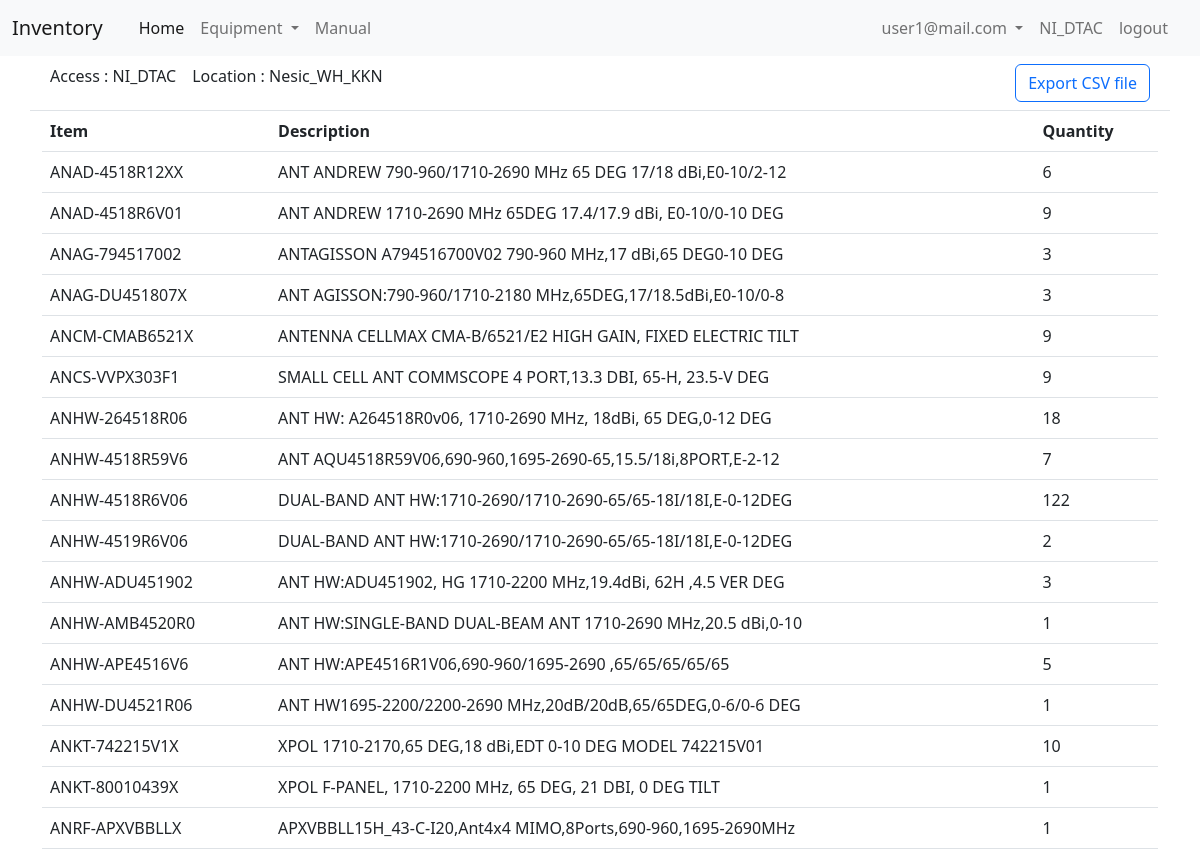
The page /equipment/NI_DTAC/Nesic_WH_KKN (signed in) on the database as committed earlier.
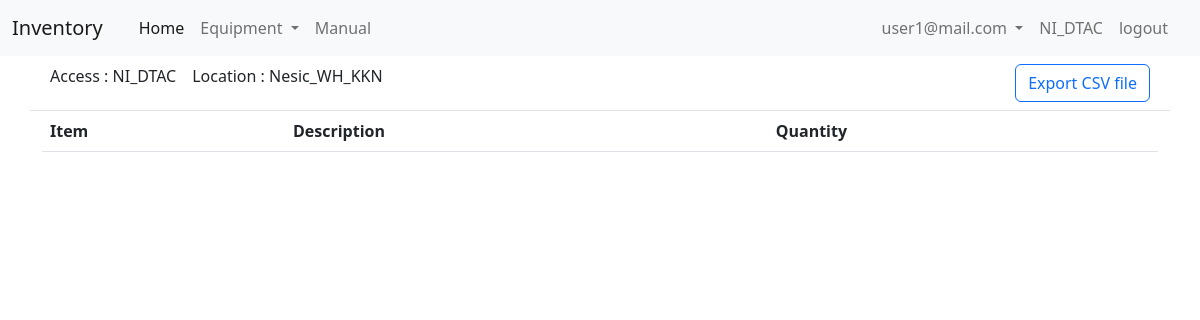
The same page on the database as committed later.
### tables this page shows
CREATE TABLE "tb_upload_csv" (
	"no"	INTEGER NOT NULL,
	"date_time"	TEXT,
	"rec_name"	TEXT,
	"rec_no"	TEXT,
	"item"	TEXT,
	"description"	REAL,
	"move_from"	TEXT,
	"move_to"	TEXT,
	"quantity"	INTEGER,
	"remark"	TEXT,
	"status"	TEXT,
	"access"	TEXT,
	"approve_draff"	TEXT,
	"approve_receive"	TEXT,
	PRIMARY KEY("no")
);

### app_equipment.py (the view)
@app_equipment.route('/equipment/<access>/<location>')
def page_view_equ_by_location(access, location):
    if "email" not in session:
        return redirect("/login")
    else:
        con = sqlite3.connect("db/db.db")
        cur = con.cursor()
        sql_1 = 'select item, description, move_from, move_to, status, access from tb_upload_csv where status = "received" and access = "{}" group by item'.format(access)
        curs = cur.execute(sql_1)
        result = curs.fetchall()
        result_1 = []
        for i in result:
            data = list(i)
            result_1.append(data)
        result_list = []
        for i in result_1:
            sql_2 = 'SELECT sum(quantity) FROM tb_upload_csv WHERE status = "received" and item = "{}" and move_to = "{}" and access = "{}"'.format(i[0], location, access)
            curs = cur.execute(sql_2)
            result_2 = curs.fetchall()
            result_2 = result_2[0][0]
            if result_2 == None:
                result_2 = 0
            sql_3 = 'SELECT sum(quantity) FROM tb_upload_csv WHERE status = "received" and item = "{}" and move_from = "{}" and access = "{}"'.format(i[0], location, access)
            curs = cur.execute(sql_3)
            result_3 = curs.fetchall()
            result_3 = result_3[0][0]
            if result_3 == None:
                result_3 = 0
            result_4 = result_2-result_3
            row = i
            row.append(result_4)
            result_list.append(row)
        result_list_cut_0 = []
        for k in result_list:
            if k[6] != 0:
                result_list_cut_0.append(k)
        dataset = result_list_cut_0
        list_for_csv = []
        for j in result_list_cut_0:
            row = j
            row.pop(5)
            row.pop(4)
            row.pop(3)
            row.pop(2)
            row.append(access)
            row.append(location)
            list_for_csv.append(row)
        filenamecsv = "{}_{}.csv".format(access, location)
        with open("static/files/export_csv/{}".format(filenamecsv), "w", newline = "") as f:
            fw = csv.writer(f)
            fw.writerow(["Item", "Description", "Quantity", "Access", "location"])
            for j in list_for_csv:
                fw.writerow(j)
        con.close()
        return render_template("equipment/equ_list_by_location.html", dataset=dataset, access=access, location=location)

### templates/equipment/equ_list_by_location.html (shortened to what this page needs)
<!DOCTYPE html>
<html lang="en">
<head>
    <link rel="stylesheet" href="/static/css/bootstrap_5-2-2.css">
</head>
<body>
    {% include "/menu.html" %}
    <div class="container d-flex">
        <div class="p-2">Access : {{access}}</div>
        <div class="p-2">Location : {{location}}</div>
        <div class="ms-auto p-2">
            <form action="/download" method="POST">
                <button type="submit" class="btn btn-outline-primary">Export CSV file</button>
            </form>
        </div>
    </div>
    <div class="container border border-start-0 border-end-0 border-bottom-0">
        <table class="table table-hover">
            <thead>
                <tr>
                    <th scope="col">Item</th>
                    <th scope="col">Description</th>
                    <th scope="col">Quantity</th>
                </tr>
            </thead>
            <tbody>
                {% for i in dataset %}
                <tr>
                    <td>{{i[0]}}</td>
                    <td>{{i[1]}}</td>
                    <td>{{i[2]}}</td>
                </tr>
                {% endfor %}
            </tbody>
        </table>
    </div>
</body>
</html>

Rows that differ between the two databases and show on the page:
removed tb_upload_csv: item "ANAD-4518R12XX", description "ANT ANDREW 790-960/1710-2690 MHz 65 DEG 17/18 dBi,E0-10/2-12", quantity "6"
removed tb_upload_csv: item "ANAD-4518R6V01", description "ANT ANDREW 1710-2690 MHz 65DEG 17.4/17.9 dBi, E0-10/0-10 DEG", quantity "9"
no longer on this page (row edited): tb_upload_csv: item "ANAG-794517002", description "ANTAGISSON A794516700V02 790-960 MHz,17 dBi,65 DEG0-10 DEG", i "3"
removed tb_upload_csv: item "ANAG-DU451807X", description "ANT AGISSON:790-960/1710-2180 MHz,65DEG,17/18.5dBi,E0-10/0-8", quantity "3"
removed tb_upload_csv: item "ANCM-CMAB6521X", description "ANTENNA CELLMAX CMA-B/6521/E2 HIGH GAIN, FIXED ELECTRIC TILT", quantity "9"
removed tb_upload_csv: item "ANCS-VVPX303F1", description "SMALL CELL ANT COMMSCOPE 4 PORT,13.3 DBI, 65-H, 23.5-V DEG", i "9"
no longer on this page (row edited): tb_upload_csv: item "ANHW-264518R06", description "ANT HW: A264518R0v06, 1710-2690 MHz, 18dBi, 65 DEG,0-12 DEG", quantity "18"
removed tb_upload_csv: item "ANHW-4518R59V6", description "ANT AQU4518R59V06,690-960,1695-2690-65,15.5/18i,8PORT,E-2-12", quantity "7"
no longer on this page (row edited): tb_upload_csv: item "ANHW-4518R6V06", description "DUAL-BAND ANT HW:1710-2690/1710-2690-65/65-18I/18I,E-0-12DEG", quantity "122"
removed tb_upload_csv: item "ANHW-4519R6V06", description "DUAL-BAND ANT HW:1710-2690/1710-2690-65/65-18I/18I,E-0-12DEG", quantity "2"
removed tb_upload_csv: item "ANHW-ADU451902", description "ANT HW:ADU451902, HG 1710-2200 MHz,19.4dBi, 62H ,4.5 VER DEG", quantity "3"
removed tb_upload_csv: item "ANHW-AMB4520R0", description "ANT HW:SINGLE-BAND DUAL-BEAM ANT 1710-2690 MHz,20.5 dBi,0-10", quantity "1"
no longer on this page (row edited): tb_upload_csv: item "ANHW-APE4516V6", description "ANT HW:APE4516R1V06,690-960/1695-2690 ,65/65/65/65/65", quantity "5"
removed tb_upload_csv: item "ANHW-DU4521R06", description "ANT HW1695-2200/2200-2690 MHz,20dB/20dB,65/65DEG,0-6/0-6 DEG", quantity "1"
removed tb_upload_csv: item "ANKT-742215V1X", description "XPOL 1710-2170,65 DEG,18 dBi,EDT 0-10 DEG MODEL 742215V01", quantity "10"
removed tb_upload_csv: item "ANKT-80010439X", description "XPOL F-PANEL, 1710-2200 MHz, 65 DEG, 21 DBI, 0 DEG TILT", quantity "1"
removed tb_upload_csv: item "ANRF-APXVBBLLX", description "APXVBBLL15H_43-C-I20,Ant4x4 MIMO,8Ports,690-960,1695-2690MHz", quantity "1"
